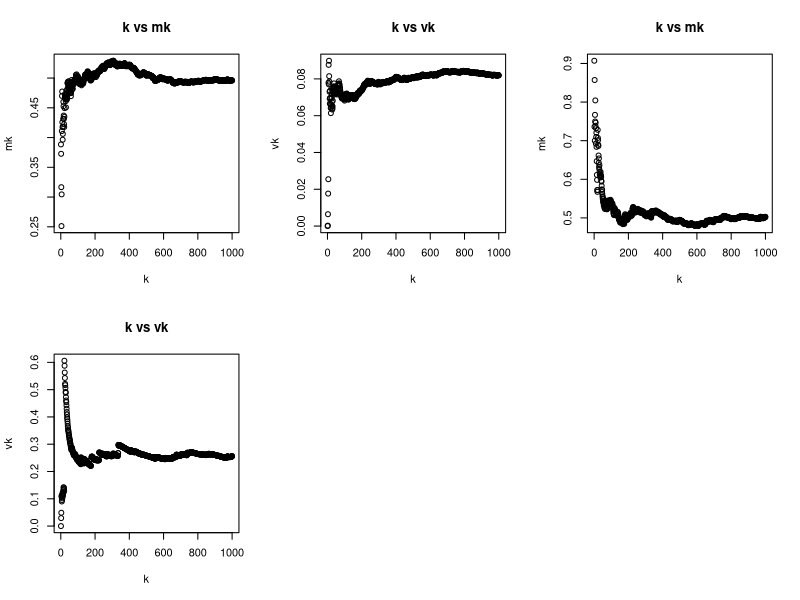

Reproduce this figure in R.
rn1<-runif(1000,min=0,max=1)
par(mfrow=c(2,3))
k=c(1:1000)
mk=cumsum(rn1)/k
sq=cumsum(rn1*rn1)/k
vk=sq-(mk*mk)
plot(k,mk,xlab="k",ylab="mk",main = "k vs mk")
plot(k,vk,xlab="k",ylab="vk",main="k vs vk")

rn2<-rexp(rn1,2)
mk1=cumsum(rn2)/k
sq1=cumsum(rn2*rn2)/k
vk1=sq1-(mk1*mk1)
plot(k,mk1,xlab="k",ylab="mk",main = "k vs mk")
plot(k,vk1,xlab="k",ylab="vk",main="k vs vk")

